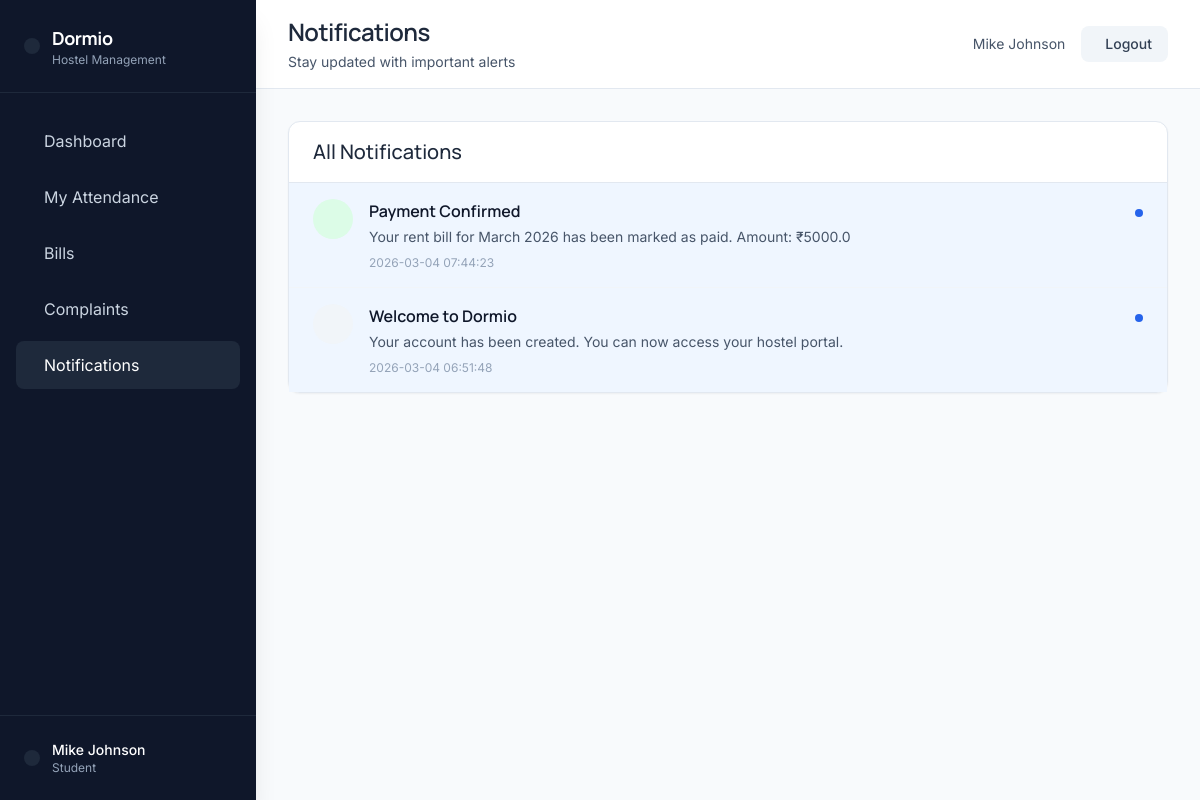
/notifications (signed in), run on the app's committed database.
### models.py (models this page shows, shortened)
class User(UserMixin, db.Model):
    id = db.Column(db.Integer, primary_key=True)
    username = db.Column(db.String(80), unique=True, nullable=False)
    email = db.Column(db.String(120), unique=True, nullable=False)
    password_hash = db.Column(db.String(200), nullable=False)
    role = db.Column(db.String(20), nullable=False)  # student, warden, admin, principal
    full_name = db.Column(db.String(100), nullable=False)
    created_at = db.Column(db.DateTime, default=lambda: datetime.now(timezone.utc))
    is_active = db.Column(db.Boolean, default=True)
    student_profile = db.relationship('Student', backref='user', uselist=False, cascade='all, delete-orphan')

class Notification(db.Model):
    id = db.Column(db.Integer, primary_key=True)
    user_id = db.Column(db.Integer, db.ForeignKey('user.id'), nullable=False)
    title = db.Column(db.String(200), nullable=False)
    message = db.Column(db.Text, nullable=False)
    type = db.Column(db.String(50))  # bill, complaint, attendance, general
    read = db.Column(db.Boolean, default=False)
    created_at = db.Column(db.DateTime, default=lambda: datetime.now(timezone.utc))

### app.py (the view)
@app.route('/notifications')
@login_required
def notifications():
    user_notifications = Notification.query.filter_by(user_id=current_user.id).order_by(Notification.created_at.desc()).all()
    for notif in user_notifications:
        notif.read = True
    db.session.commit()
    return render_template('notifications.html', notifications=user_notifications)

### app.py (called while the page is built)
@login_manager.user_loader
def load_user(user_id):
    return User.query.get(int(user_id))

### templates/notifications.html (shortened to what this page needs)
{% extends "layout.html" %}
{% set page_title = "Notifications" %}
{% set page_subtitle = "Stay updated with important alerts" %}
{% block page_content %}
<div class="bg-white rounded-xl border border-slate-200 shadow-sm">
    <div class="px-6 py-4 border-b border-slate-200">
        <h2 class="text-xl font-medium text-slate-800">All Notifications</h2>
    </div>
    {% if notifications %}
    <div class="divide-y divide-slate-100">
        {% for notif in notifications %}
        <div class="px-6 py-4 hover:bg-slate-50 {% if not notif.read %}bg-blue-50{% endif %}">
            <div class="flex items-start">
                <div class="flex-shrink-0 mr-4">
                    {% if notif.type == 'bill' %}
                    <div class="w-10 h-10 rounded-full bg-green-100 flex items-center justify-center">
                    </div>
                    {% elif notif.type == 'complaint' %}
                    <div class="w-10 h-10 rounded-full bg-blue-100 flex items-center justify-center">
                        <i class="ph-bold ph-chat-circle-dots text-blue-700" style="font-size: 20px;"></i>
                    </div>
                    {% elif notif.type == 'attendance' %}
                    <div class="w-10 h-10 rounded-full bg-purple-100 flex items-center justify-center">
                        <i class="ph-bold ph-clock-clockwise text-purple-700" style="font-size: 20px;"></i>
                    </div>
                    {% else %}
                    <div class="w-10 h-10 rounded-full bg-slate-100 flex items-center justify-center">
                    </div>
                    {% endif %}
                </div>
                <div class="flex-1">
                    <h3 class="font-semibold text-slate-900">{{ notif.title }}</h3>
                    <p class="text-sm text-slate-600 mt-1">{{ notif.message }}</p>
                    <p class="text-xs text-slate-400 mt-2">{{ notif.created_at.strftime('%Y-%m-%d %H:%M:%S') }}</p>
                </div>
                {% if not notif.read %}
                <div class="flex-shrink-0 ml-4">
                    <span class="inline-flex items-center w-2 h-2 rounded-full bg-blue-600"></span>
                </div>
                {% endif %}
            </div>
        </div>
        {% endfor %}
    </div>
    {% else %}
    <div class="px-6 py-16 text-center">
        <i class="ph ph-bell-slash text-slate-300" style="font-size: 64px;"></i>
        <p class="text-slate-500 mt-4">No notifications yet</p>
    </div>
    {% endif %}
</div>
{% endblock %}

### templates/layout.html (shortened to what this page needs)
{% extends "base.html" %}
{% block body %}
<div class="flex min-h-screen">
    <aside class="fixed top-0 left-0 h-full w-64 bg-slate-900 text-white shadow-xl z-20 hidden lg:block">
        <div class="px-6 py-6 border-b border-slate-800">
            <div class="flex items-center space-x-3">
                <div class="bg-slate-800 rounded-lg p-2">
                </div>
                <div>
                    <h2 class="text-lg font-bold tracking-tight">Dormio</h2>
                    <p class="text-xs text-slate-400">Hostel Management</p>
                </div>
            </div>
        </div>
        <nav class="px-4 py-6 space-y-2">
            {{ sidebar_content }}
        </nav>
        <div class="absolute bottom-0 left-0 right-0 px-6 py-6 border-t border-slate-800">
            <div class="flex items-center space-x-3">
                <div class="bg-slate-800 rounded-full p-2">
                </div>
                <div class="flex-1">
                    <p class="text-sm font-medium text-white">{{ current_user.full_name }}</p>
                    <p class="text-xs text-slate-400 capitalize">{{ current_user.role }}</p>
                </div>
            </div>
        </div>
    </aside>
    <div class="flex-1 ml-0 lg:ml-64">
        <div class="bg-white border-b border-slate-200 px-8 py-4">
            <div class="flex items-center justify-between">
                <div>
                    <h1 class="text-2xl font-semibold tracking-tight text-slate-800">{{ page_title }}</h1>
                    {% if page_subtitle %}
                    <p class="text-sm text-slate-600 mt-1">{{ page_subtitle }}</p>
                    {% endif %}
                </div>
                <div class="flex items-center space-x-4">
                    <span class="text-sm text-slate-600">{{ current_user.full_name }}</span>
                    <a href="{{ url_for('logout') }}"
                       data-testid="logout-btn"
                       class="bg-slate-100 hover:bg-slate-200 text-slate-700 font-medium py-2 px-4 rounded-lg transition-all text-sm">
                        Logout
                    </a>
                </div>
            </div>
        </div>
        <div class="p-8">
            {% block page_content %}{% endblock %}
        </div>
    </div>
</div>
{% endblock %}

### templates/base.html (style rules this page uses)
body { font-family: 'Inter', sans-serif; }
h1, h2, h3, h4, h5, h6 { font-family: 'Manrope', sans-serif; }

### data on the page
User: full_name "Mike Johnson", role "Student"
Notification: title "Payment Confirmed", message "Your rent bill for March 2026 has been marked as paid. Amount: ₹5000.0", created_at "2026-03-04 07:44:23", read False (drawn)
Notification: title "Welcome to Dormio", message "Your account has been created. You can now access your hostel portal.", created_at "2026-03-04 06:51:48", read False (drawn)

### other printed values
{{ sidebar_content }} "Dashboard My Attendance Bills Complaints Notifications"
{{ page_title }} "Notifications"
{{ page_subtitle }} "Stay updated with important alerts"
